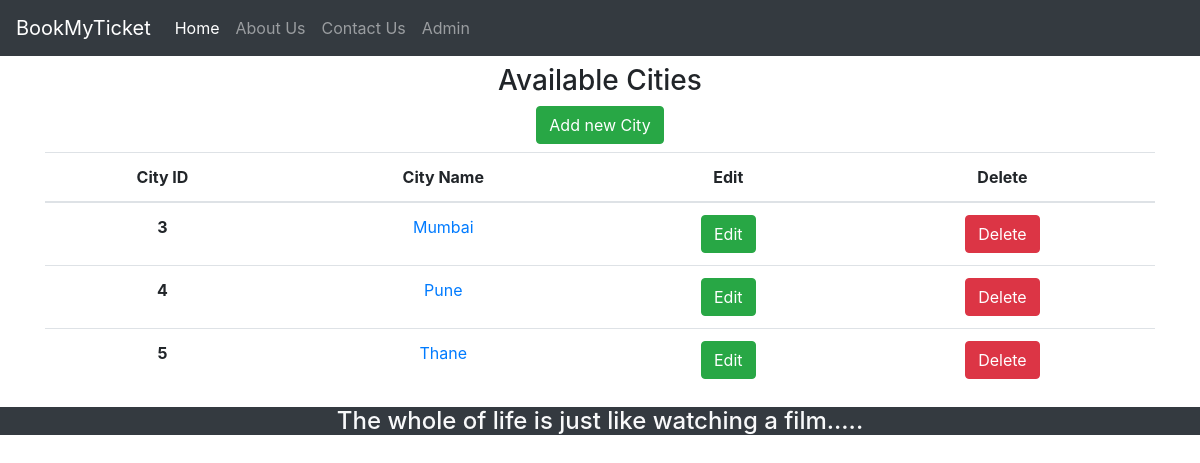
Page /theater_admin/add/city on the committed database.
### bookings/models.py (models this page shows, shortened)
class City(models.Model):
	name = models.CharField(max_length=20, null=True)
	pincode = models.CharField(max_length=10, null=True)
	class Meta:
    	 db_table = 'Cities'

### bookings/views.py (the view)
# urls.py: path('theater_admin/add/city', views.Admin_Add_City),
def Admin_Add_City(request):
    cities = City.objects.all()
    return render(request, 'bookings/Admin_Add_City.html', {'cities': cities})

### bookings/templates/bookings/Admin_Add_City.html
{% extends 'bookings/common/HeaderAndFooter.html' %}
{% block content %}
<div class="container text-center">
    <div class="my-2">
        <h3 class="">Available Cities</h3>
        <button class="btn btn-success">Add new City</button>
    </div>
    <div class="">
        <table class="table">
            <thead>
                <tr>
                    <th scope="col">City ID</th>
                    <th scope="col">City Name</th>
                    <th scope="col">Edit</th>
                    <th scope="col">Delete</th>
                </tr>
            </thead>
            <tbody>
                {% for city in cities %}
                <tr>
                    <th scope="row">{{city.id}}</th>
                    <td><a href="/">{{city.name}}</a></td>
                    <td><button class="btn btn-success">Edit</button></td>
                    <td><button class="btn btn-danger">Delete</button></td>
                </tr>
                {% endfor %}
            </tbody>
        </table>
    </div>
</div>
{% endblock %}

### static/css/main.css (style rules this page uses)
html,body { height:100%; min-height:100%; }

### rows in the picture
City: id "3", name "Mumbai"
City: id "4", name "Pune"
City: id "5", name "Thane"
